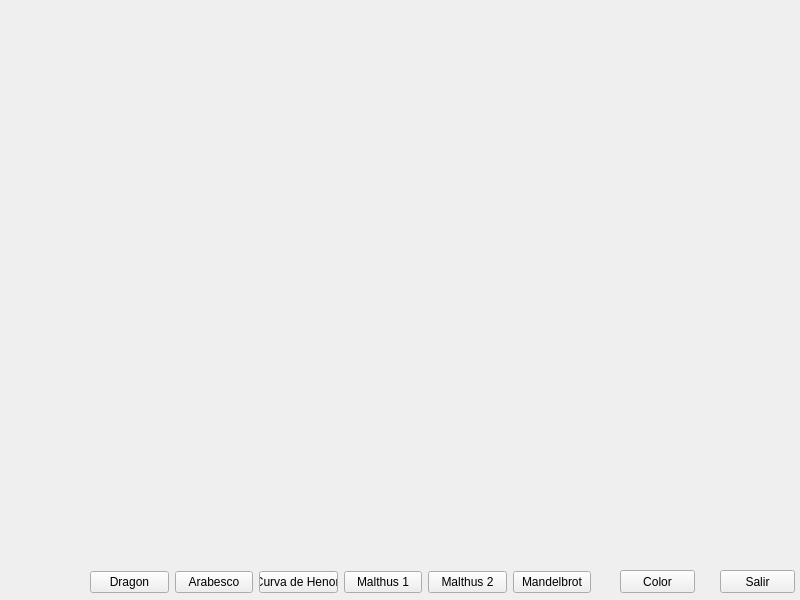
<?xml version="1.0" encoding="UTF-8"?>
<ui version="4.0">
 <class>MainWindow</class>
 <widget class="QMainWindow" name="MainWindow">
  <property name="geometry">
   <rect>
    <x>0</x>
    <y>0</y>
    <width>800</width>
    <height>600</height>
   </rect>
  </property>
  <property name="windowTitle">
   <string>Fractales</string>
  </property>
  <widget class="QWidget" name="centralwidget">
   <widget class="QPushButton" name="pushButton">
    <property name="geometry">
     <rect>
      <x>720</x>
      <y>570</y>
      <width>75</width>
      <height>23</height>
     </rect>
    </property>
    <property name="text">
     <string>Salir</string>
    </property>
   </widget>
   <widget class="QPushButton" name="pushButton_8">
    <property name="geometry">
     <rect>
      <x>620</x>
      <y>570</y>
      <width>75</width>
      <height>23</height>
     </rect>
    </property>
    <property name="text">
     <string>Color</string>
    </property>
   </widget>
   <widget class="QWidget" name="layoutWidget">
    <property name="geometry">
     <rect>
      <x>90</x>
      <y>570</y>
      <width>501</width>
      <height>25</height>
     </rect>
    </property>
    <layout class="QHBoxLayout" name="horizontalLayout">
     <item>
      <widget class="QPushButton" name="pushButton_2">
       <property name="text">
        <string>Dragon</string>
       </property>
      </widget>
     </item>
     <item>
      <widget class="QPushButton" name="pushButton_3">
       <property name="text">
        <string>Arabesco</string>
       </property>
      </widget>
     </item>
     <item>
      <widget class="QPushButton" name="pushButton_4">
       <property name="text">
        <string>Curva de Henon</string>
       </property>
      </widget>
     </item>
     <item>
      <widget class="QPushButton" name="pushButton_5">
       <property name="text">
        <string>Malthus 1</string>
       </property>
      </widget>
     </item>
     <item>
      <widget class="QPushButton" name="pushButton_6">
       <property name="text">
        <string>Malthus 2</string>
       </property>
      </widget>
     </item>
     <item>
      <widget class="QPushButton" name="pushButton_7">
       <property name="text">
        <string>Mandelbrot</string>
       </property>
      </widget>
     </item>
    </layout>
   </widget>
  </widget>
 </widget>
 <resources/>
 <connections/>
</ui>
